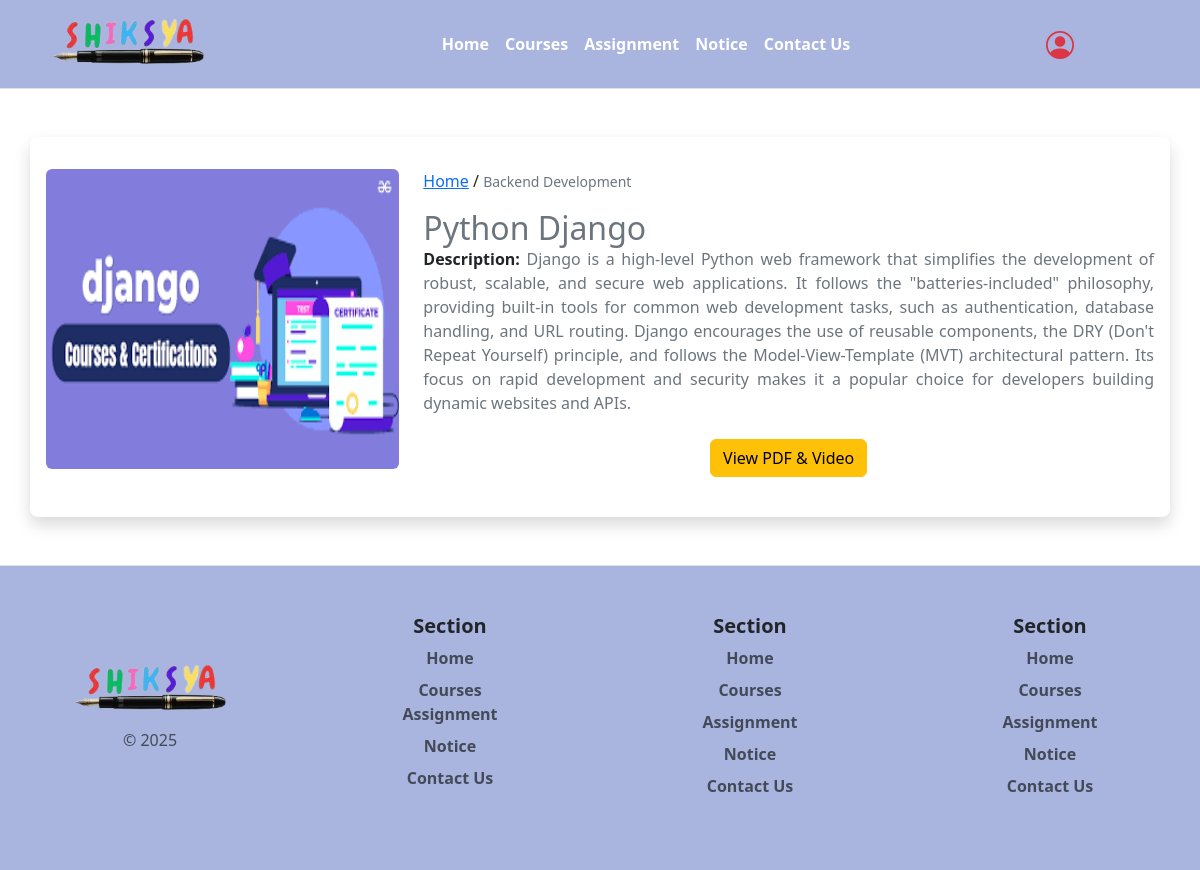
The page /course_details/2 on the database its author committed.
### elearning/models.py (models this page shows, shortened)
class Courses(models.Model):
    category = models.ForeignKey(Category,on_delete=models.CASCADE,null=True)
    users = models.ManyToManyField(User, related_name='courses')
    image = models.FileField(upload_to='static/uploads', null=True)
    name = models.CharField(max_length=200, blank=False, null=False)
    description = models.TextField(max_length=2000, blank=False, null=False)
    created_at = models.DateTimeField(auto_now_add=True)
    top_cousrses = models.BooleanField(null=True,default=False)
    trending = models.BooleanField(null=True,default=False)

class Category(models.Model):
    name = models.CharField(max_length=200, blank=False, null=False)
    description = models.TextField(max_length=2000, blank=False, null=False)
    created_at = models.DateTimeField(auto_now_add=True)
    def __str__(self):
        return self.name

### elearning/views.py (the view)
# urls.py: path('course_details/<int:course_id>',CourseDetails,name='coursedetails'),
def CourseDetails(request,course_id):
    course = Courses.objects.get(id=course_id)
    context = {
        'course' : course
    }
    return render(request,'course_details.html',context)

### elearning/templates/course_details.html
{% extends "base.html" %}
{% block main-content %}
<div class="container my-5 shadow p-3 rounded-3">
    <div class="row my-3">
        <div class="col-md-4 col-12 position-relative text-center text-md-start">
            <img src="/{{course.image}}" alt="{{course.images}}" class="img-fluid rounded" style="width: 100%; height: 300px;">
        </div>
        <div class="col-md-8 col-12">
            <p>
                <a href="/">Home</a> /
                <small class="text-secondary">{{course.category}}</small>
            </p>
            <h2 class="text-secondary mb-0">{{course.name}}</h2>
            <p class="fw-bold" style="text-align: justify;">Description:
                <span class="text-secondary fw-light">{{course.description}}</span>
            </p>
            <div class="d-flex justify-content-evenly">
            {% if user.is_authenticated and user.is_staff %}
                <a href="{% url 'add_pdf' %}" class="btn btn-success my-2">Add PDF</a>
                <a href="{% url 'viewpdfvideo' %}" class="btn btn-warning my-2">View PDF & Video</a>
                <a href="{% url 'add_video' %}" class="btn btn-danger my-2">Add Video</a>
            {% else %}
                <a href="{% url 'viewpdfvideo' %}" class="btn btn-warning my-2">View PDF & Video</a>
            {% endif %}
            </div>
        </div>
    </div>
</div>
{% endblock %}

### static/css/style.css (style rules this page uses)
:root { --main-color:#5e17eb; }

### rows shown on the page
Courses: image (picture), category "Backend Development", name "Python Django", description "Django is a high-level Python web framework that simplifies the development of robust, scalable, and secure web applications. It follows the \"batteries-included\" philosophy, providing built-in tools for common web development tasks, such as authentication, database handling, and URL routing. Django encourages the use of reusable components, the DRY (Don't Repeat Yourself) principle, and follows the Model-View-Template (MVT) architectural pattern. Its focus on rapid development and security makes it a popular choice for developers building dynamic websites and APIs."
